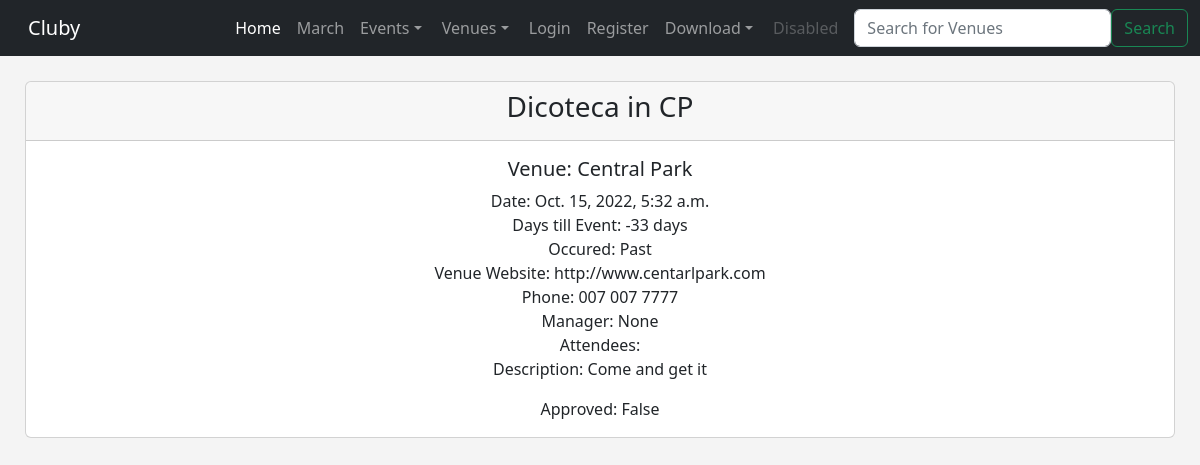
The page /show_event/2 on the database as committed earlier.
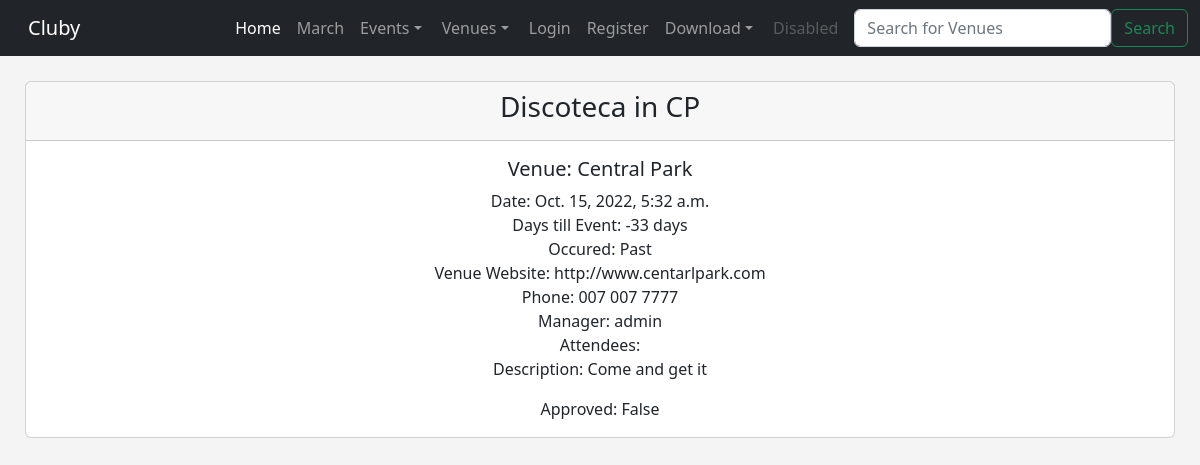
The same page on the database as committed later.
### events/models.py (models this page shows, shortened)
class Event(models.Model):
    name = models.CharField('Event Name', max_length=120)
    event_date = models.DateTimeField('Event Date')
    venue = models.ForeignKey(Venue, blank=True, null=True, on_delete=models.CASCADE)
    manager = models.ForeignKey(User, blank=True, null=True, on_delete=models.SET_NULL)
    description = models.TextField(blank=True)
    attendees = models.ManyToManyField(User, related_name='attendees', blank=True)
    approved = models.BooleanField('Approved', default=False)
    @property
    def Days_till(self):
        today = date.today()
        days_till = str(self.event_date.date() - today).split(',', 1)[0]
        return days_till
    @property
    def Is_past(self):
        today = date.today()
        if self.event_date.date() < today:
            thing = "Past"
        else:
            thing = 'Future'
        return thing

class Venue(models.Model):
    name = models.CharField('Venue Name', max_length = 120)
    address = models.CharField(max_length = 300)
    zip_code = models.CharField('Zip Code', max_length = 15)
    phone = models.CharField('Contact Phone', max_length = 25, blank=True)
    web = models.URLField('Website Address', blank=True)
    email_address = models.EmailField('Email Address', blank=True)
    owner = models.IntegerField("Venue Owner", blank=False, default=1)
    venue_image = models.ImageField(null=True, blank=True, upload_to='images/')
    def __str__(self):
        return self.name

### events/views.py (the view)
# urls.py: path('show_event/<event_id>', views.show_event, name='show-event'),
def show_event(request, event_id):
    event = Event.objects.get(pk=event_id)
    return render(request, 'events/show_event.html', {
        "event":event,
    })

### events/templates/events/show_event.html (shortened to what this page needs)
{% extends 'events/base.html' %}
{% block content %}
    <center>
        <div class="card text-center">
            <div class="card-header">
            <h3> {{ event.name }}</h3>
            </div>
            <div class="card-body">
                <ul class="no-bullets">
                    <li><h5 class="card-title">Venue: {{ event.venue }}</h5></li>
                    <li>Date: {{ event.event_date }}</li>
                    <li>Days till Event: {{ event.Days_till }}</li>
                    <li>Occured: {{ event.Is_past }}</li>
                    <li>Venue Website: {{ event.venue.web}}</li>
                    <li>Phone: {{ event.venue.phone}}</li>
                    <li>Manager: {{ event.manager }}</li>
                    <li> Attendees:
                </ul>
            <p class="card-text">Description: {{ event.description }}</p>
            <p class="card-text">Approved: {{ event.approved }}</p>
            </div>
        </div>
    </center>
{% endblock %}

Rows that differ between the two databases and show on the page:
changed Event "Past": name "Dicoteca in CP" → "Discoteca in CP"; manager "None" → "admin"
